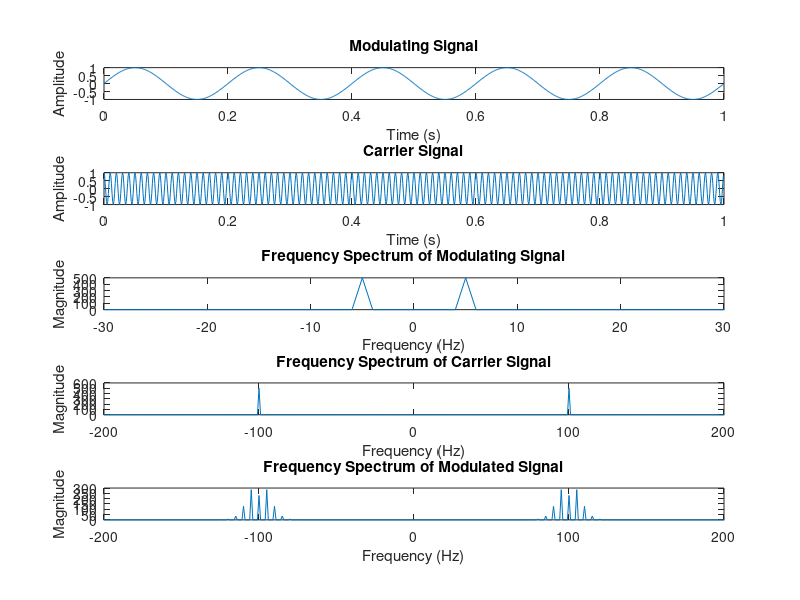

Here is the MATLAB script that generated this plot:
% Parameters
Fs = 1000;          % Sampling frequency
t = 0:1/Fs:1-1/Fs;  % Time vector
fc = 100;           % Carrier frequency
fm = 5;             % Modulation frequency
kf = 50;            % Frequency deviation constant

% Modulating signal
m = sin(2*pi*fm*t);

% Carrier signal
c = cos(2*pi*fc*t);

% Frequency modulation
y = cos(2*pi*fc*t + kf*cumsum(m)/Fs);

% Plotting
figure('Position', [100, 100, 1200, 800]);

subplot(5,1,1);
plot(t, m);
title('Modulating Signal');
xlabel('Time (s)');
ylabel('Amplitude');

subplot(5,1,2);
plot(t, c);
title('Carrier Signal');
xlabel('Time (s)');
ylabel('Amplitude');

subplot(5,1,3);
f = -Fs/2:Fs/length(m):Fs/2-Fs/length(m);
plot(f, abs(fftshift(fft(m))));
title('Frequency Spectrum of Modulating Signal');
xlabel('Frequency (Hz)');
ylabel('Magnitude');
xlim([-30, 30]);  % Adjust x-axis limits for better visibility

subplot(5,1,4);
plot(f, abs(fftshift(fft(c))));
title('Frequency Spectrum of Carrier Signal');
xlabel('Frequency (Hz)');
ylabel('Magnitude');
xlim([-200, 200]);  % Adjust x-axis limits for better visibility

subplot(5,1,5);
plot(f, abs(fftshift(fft(y))));
title('Frequency Spectrum of Modulated Signal');
xlabel('Frequency (Hz)');
ylabel('Magnitude');
xlim([-200, 200]);  % Adjust x-axis limits for better visibility

% Save figures
saveas(gcf, 'FM_plots.png');